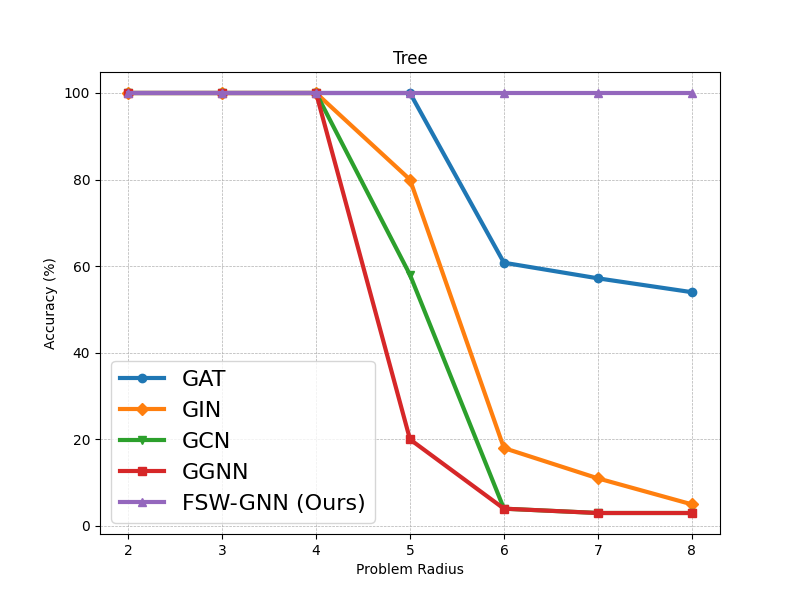

The Python source for this figure:
import matplotlib.pyplot as plt
plt.ion()
# Data for Problem Radius and accuracies
problem_radius = list(range(2, 9))  # Problem Radius from 2 to 8
accuracy_gat = [100, 100, 100, 100, 60.8, 57.2, 54]  # Accuracy for GAT
accuracy_gin = [100, 100, 100, 80, 18, 11, 5]  # Accuracy for GIN
accuracy_gcn = [100, 100, 100, 58, 4, 3, 3]  # Accuracy for GCN
accuracy_ggnn = [100, 100, 100, 20, 4, 3, 3]  # Accuracy for GGNN
accuracy_fswgnn = [100] * 7  # Accuracy for FSW-GNN (Ours)

# Create the plot
plt.figure(figsize=(8, 6))


# Plotting each model
plt.plot(problem_radius, accuracy_gat, marker='o', linestyle='-', linewidth=3, label='GAT')
plt.plot(problem_radius, accuracy_gin, marker='D', linestyle='-', linewidth=3, label='GIN')
plt.plot(problem_radius, accuracy_gcn, marker='v', linestyle='-', linewidth=3, label='GCN')
plt.plot(problem_radius, accuracy_ggnn, marker='s', linestyle='-', linewidth=3, label='GGNN')
plt.plot(problem_radius, accuracy_fswgnn, marker='^', linestyle='-', linewidth=3, label='FSW-GNN (Ours)')

# Adding labels, title, and legend
plt.xlabel('Problem Radius')
plt.ylabel('Accuracy (%)')
plt.title('Tree')
plt.grid(True, which='both', linestyle='--', linewidth=0.5)
plt.legend(fontsize=16)

# Display the plot
plt.show()
